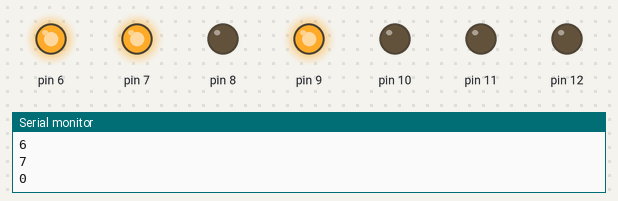
A sketch run on a simulated Arduino Uno, built with avr-gcc and run on an emulated ATmega328P. Shown: output pins drawn as LEDs (lit = HIGH), the last lines printed to the serial monitor.

Above: at 0.5 s.
At 2.5 s:
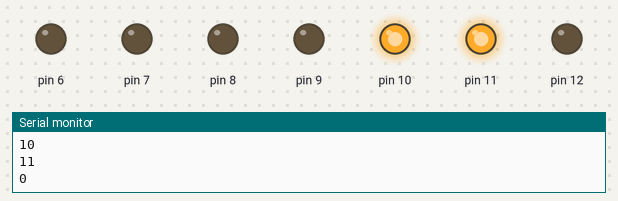
At 4.5 s:
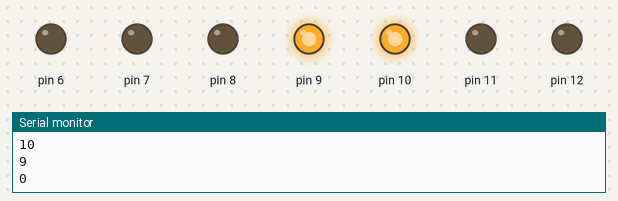
At 9.5 s:
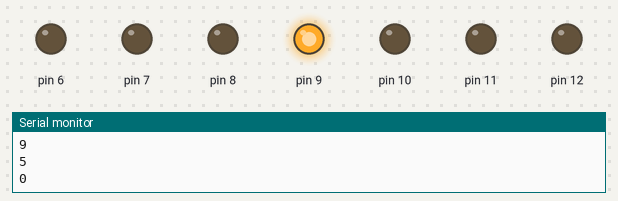
At 14.5 s:
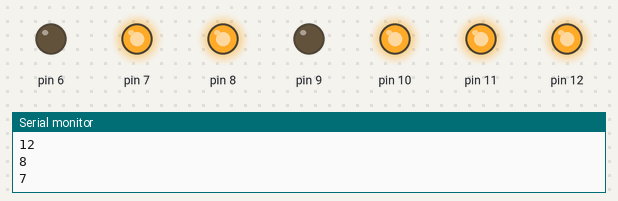
At 19.5 s:
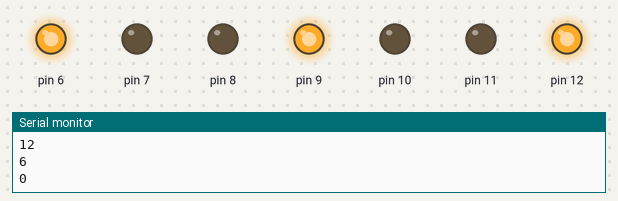
Timing chart, 0 to 20.8 s (numbered marks = the images above):
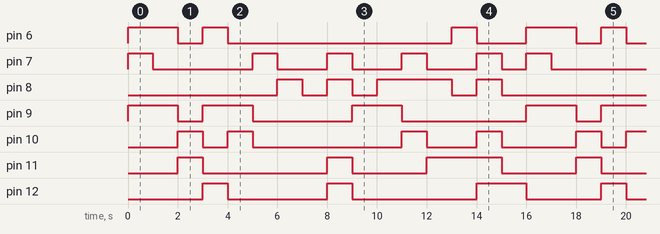

Measured:
- by itself, pin 6: repeats every 16.0 s: LOW 1.0 s, HIGH 1.0 s, LOW 9.0 s, HIGH 1.0 s, LOW 2.0 s, HIGH 2.0 s
- by itself, pin 7: repeats every 16.0 s: LOW 4.0 s, 3 × (HIGH 1.0 s, LOW 2.0 s), HIGH 1.0 s, LOW 1.0 s, HIGH 1.0 s
- by itself, pin 8: repeats every 16.0 s: LOW 1.0 s, HIGH 1.0 s, LOW 1.0 s, HIGH 3.0 s, LOW 1.0 s, HIGH 1.0 s, LOW 7.0 s, HIGH 1.0 s
- by itself, pin 9: repeats every 16.0 s: LOW 1.0 s, HIGH 2.0 s, LOW 4.0 s, HIGH 2.0 s, LOW 5.0 s, HIGH 2.0 s
- by itself, pin 10: repeats every 16.0 s: LOW 1.0 s, HIGH 1.0 s, LOW 6.0 s, HIGH 1.0 s, LOW 2.0 s, HIGH 1.0 s, LOW 3.0 s, HIGH 1.0 s
- by itself, pin 11: repeats every 16.0 s: LOW 5.0 s, HIGH 1.0 s, LOW 3.0 s, HIGH 3.0 s, LOW 3.0 s, HIGH 1.0 s
- by itself, pin 12: repeats every 16.0 s: LOW 4.0 s, HIGH 1.0 s, LOW 5.0 s, HIGH 2.0 s, LOW 3.0 s, HIGH 1.0 s

The sketch:

act_2_e.ino
```cpp
/*
     ________  ___   ___
    / __/ __ \/ _ | / _ \
   _\ \/ /_/ / __ |/ , _/
  /___/\____/_/ |_/_/|_|
  Arduino Workshop Series
  Practice
  > By 1487Quantum ( https://github.com/1487quantum )

  > Activity 2 (7 segment display, common anode), Task E
  > =====================================================
  > Display countdown of the hexadecimal numbers F to 0 on the 7 segment display.


*/

//Segment pins to turn off for the various numbers
const int dispNum[16][5] = {
  {12},				//Num 0: g
  {10,11,12,8,7},	//Num 1: a f g e d
  {11,6},			//Num 2: f c
  {11,8},			//Num 3: f e
  {10,8,7},			//Num 4: a e d
  {9,8},			//Num 5: b e
  {9,5},			//Num 6: b
  {11,12,8,7},		//Num 7: f g e d
  {0},				//Num 8: -NONE-
  {8},				//Num 9: e
  {7},				//Num A: d
  {10,9},			//Num B: a b
  {9,12,6},			//Num C: b g c
  {10,11},			//Num D: a f
  {9,6},			//Num E: b c
  {9,6,7}			//Num F: b c d
};

void onAllSegments() {
  for (int i = 6; i < 13; ++i)
    digitalWrite(i, LOW);	                //Turn on all the segment
}

void setNum(int num) {
  onAllSegments();
  for (int j = 0; j < 5; ++j) {
    Serial.println(dispNum[num][j]);
    if (dispNum[num][j] == 0)
      break;
    else {
      digitalWrite(dispNum[num][j], HIGH);	//Turn off segments
    }
  }
  delay(1000);
}

void setup() {
  Serial.begin(115200);
  for (int i = 6; i < 13; ++i) {
    pinMode(i, OUTPUT);
    digitalWrite(i, HIGH);	                //Turn off all the segment
  }
}

void loop() {
 //Display F - 0
  for (int k = 15; k >= 0; --k) {
    setNum(k);
  }
}
```
